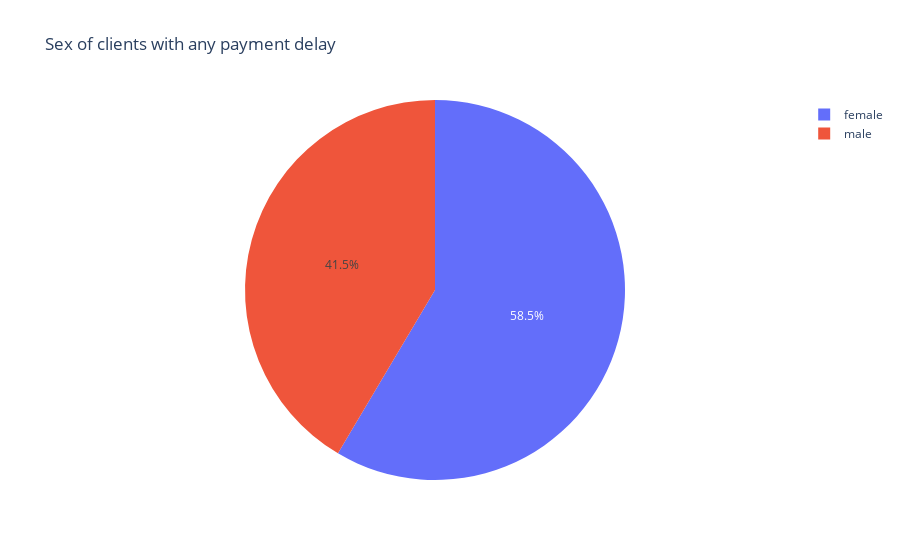

The notebook cell this image was saved under:
### Markdown cell above
### Insight 3

### Code cell
fig5 = px.pie(delay_client_demo.groupby('SEX').count().reset_index(), #apply a map 
              values= 'ID',
              names='SEX',
              labels= 'SEX', 
              title= 'Sex of clients with any payment delay'
             )
fig5.show()

### Figure 1 — Plotly figure (JSON) as saved in the notebook; plotly's stock layout.template omitted (floating-point values rounded to 4 significant figures)
{"data": [{"domain": {"x": [0, 1], "y": [0, 1]}, "hovertemplate": "SEX=%{label}<br>ID=%{value}<extra></extra>", "labels": ["female", "male"], "legendgroup": "", "name": "", "showlegend": true, "type": "pie", "values": [3907, 2768]}], "layout": {"autosize": true, "legend": {"tracegroupgap": 0}, "title": {"text": "Sex of clients with any payment delay"}}}
